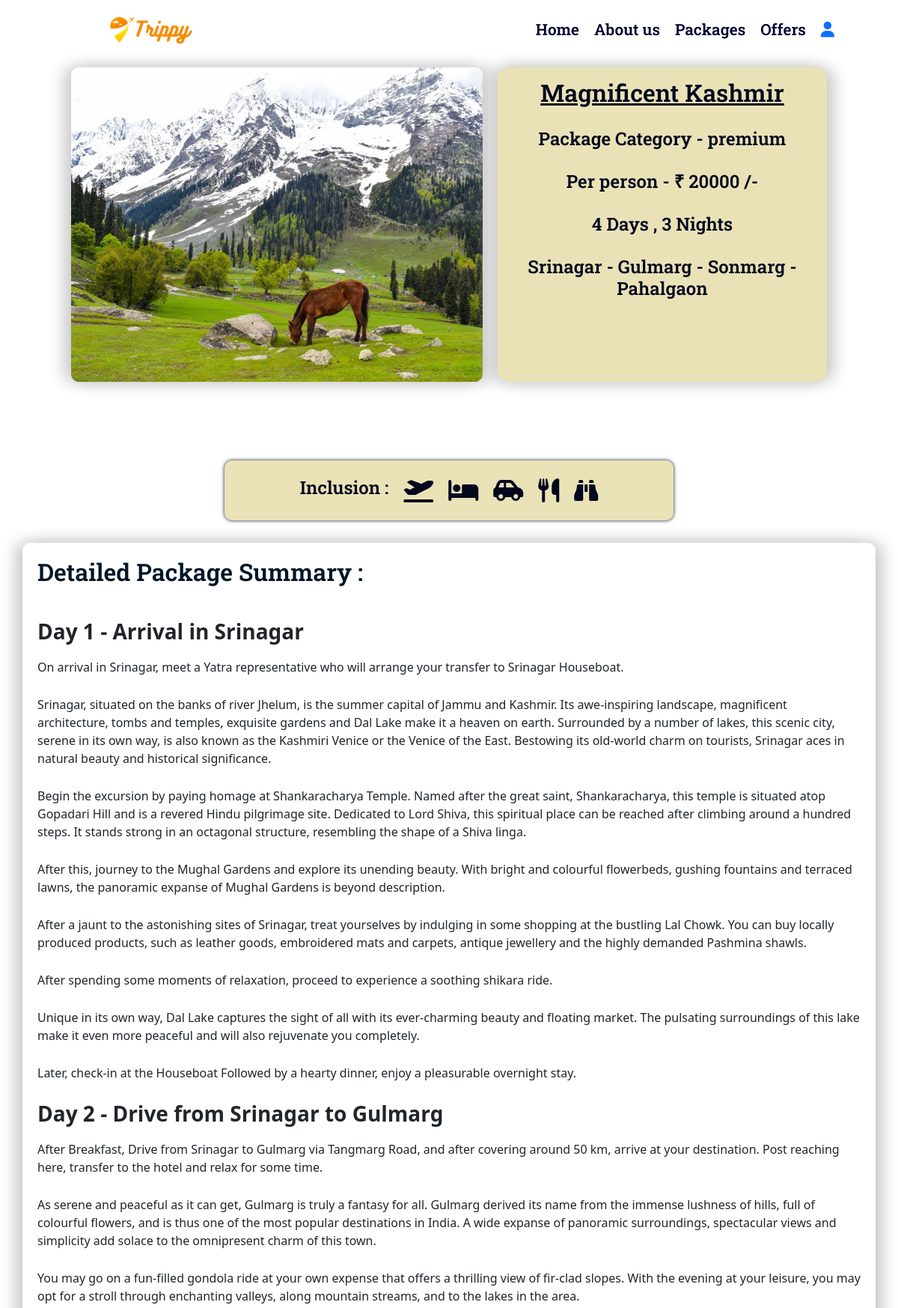
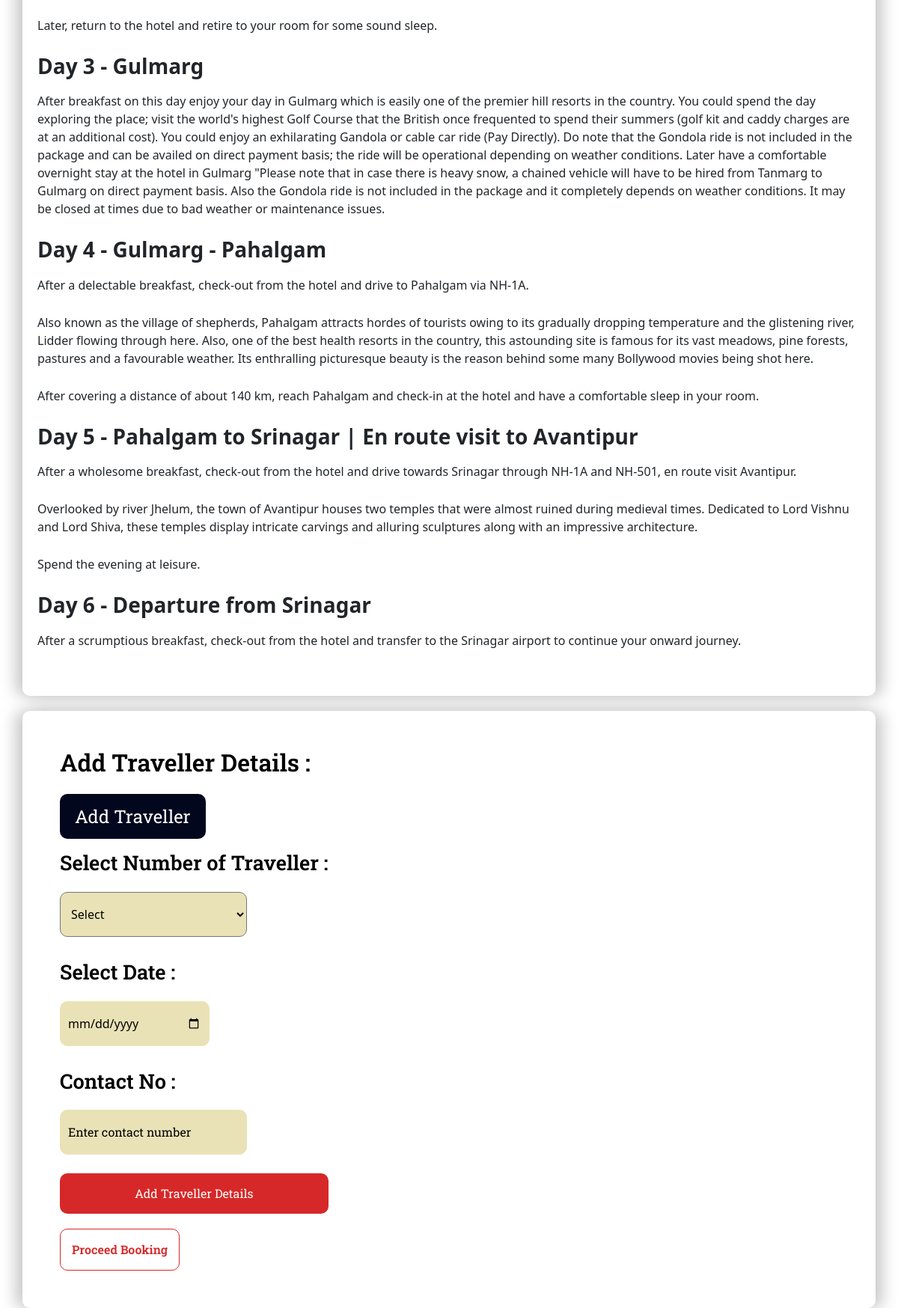
Page /bookingpage.php?id=7 (signed in) on the committed database (2 pictures, top to bottom).
### tables this page shows
CREATE TABLE `package_info` (
  `id` int(10) NOT NULL,
  `package_name` varchar(100) NOT NULL,
  `package_price` varchar(100) NOT NULL,
  `day` varchar(10) NOT NULL,
  `night` varchar(100) NOT NULL,
  `package_image` varchar(100) NOT NULL,
  `classification` varchar(100) NOT NULL,
  `category` varchar(100) NOT NULL,
  `location` varchar(100) NOT NULL,
  `package_desc` varchar(10000) NOT NULL
);

### bookingpage.php (the view, shortened to what this page needs)
<!DOCTYPE html>
<html lang="en">
<head>
    <link href="https://cdn.jsdelivr.net/npm/bootstrap@5.0.2/dist/css/bootstrap.min.css" rel="stylesheet"
>
    <link rel="stylesheet" href="css files/bookingpagestyle.css">
</head>
<body>
    <nav>
        <div class="main-nav">
            <div class="logo">
                <img src="image assets/logo.png" alt="">
            </div>
            <div class="navlinks" id="navlinks">
                <ul>
                    <li><a href="home.php" class="links">Home</a></li>
                    <li><a href="about.html" class="links">About us</a></li>
                    <li><a href="#" class="links">Packages</a></li>
                    <li><a href="#" class="links">Offers</a></li>
                    <li><a href="profile.php" class="profile"><i class="fa-solid fa-user"></i></a></li>
                </ul>
            </div>
        </div>
    </nav>
    <div class="desc-header-section">
        <?php
        $connect=mysqli_connect("localhost","root","","tour_and_travels");
        $packid=$_GET['id'];
        $select="SELECT * FROM package_info where id='$packid'";
        $result=$connect->query($select);
        $data=$result->fetch_assoc();
         ?>
        <img src="admin/package images/<?php echo $data['package_image']; ?>" alt="">
        <div class="short-details">
            <h2 class="pack-name"><?php echo $data['package_name']; ?></h2>
            <h2 class="pack-type">Package Category - <?php echo $data['category']; ?></h2>
            <h2 class="price">Per person - ₹ <?php echo $data['package_price']; ?> /-</h2>
            <h2 class="duration"><?php echo $data['day']; ?> Days , <?php echo $data['night']; ?> Nights</h2>
            <h2 class="places"><?php echo $data['location']; ?></h2>
        </div>
    </div>
    <div class="service">
        <div class="include">
            <h3>Inclusion : </h3>
            <i class="fa-solid fa-plane-departure"></i>
            <i class="fa-solid fa-bed"></i>
            <i class="fa-solid fa-car-side"></i>
            <i class="fa-solid fa-utensils"></i>
            <i class="fa-solid fa-binoculars"></i>
        </div>
    </div>
    <div class="description container">
        <h1>Detailed Package Summary : </h1>
        <p class="desc"><?php echo $data['package_desc']; ?></p>
    </div>
    <div class="details-add-section container">
        <div class="addoption">
            <h1>Add Traveller Details :</h1>
            <button onclick="addTraveller()">Add Traveller</button>
        </div>
        <form id="detailsform" method="POST">
            <h2>Select Number of Traveller :</h2>
            <select name="quantity" id="quantity">
                <option value="">Select</option>
            </select>
            <h2>Select Date :</h2>
            <input type="date" name="date" id="date">
            <h2>Contact No :</h2>
            <input type="text" name="tnumber" id="tnum" placeholder="Enter contact number">
            <input type="button" value="Add Traveller Details" id="btn" onclick="sendDetails()">
        </form>
        <a href="reviewbookingpage.php?id=<?php echo $data['id'];?>" id="proceedBtn">Proceed Booking</a>
      </div>
</body>
</html>

### rows in the picture
package_info: package_image (picture), package_name "Magnificent Kashmir", category "premium", package_price "20000", day "4", night "3", location "Srinagar - Gulmarg - Sonmarg - Pahalgaon", package_desc "Day 1 - Arrival in Srinagar On arrival in Srinagar, meet a Yatra representative who will arrange your transfer to Srinagar Houseboat. Srinagar, situated on the banks of river Jhelum, is the summer capital of Jammu and Kashmir. Its awe-inspiring landscape, magnificent architecture, tombs and temples, exquisite gardens and Dal Lake make it a heaven on earth. Surrounded by a number of lakes, this scenic city, serene in its own way, is also known as the Kashmiri Venice or the Venice of the East. Bestowing its old-world charm on tourists, Srinagar aces in natural beauty and historical significance. Begin the excursion by paying homage at Shankaracharya Temple. Named after the great saint,…"
